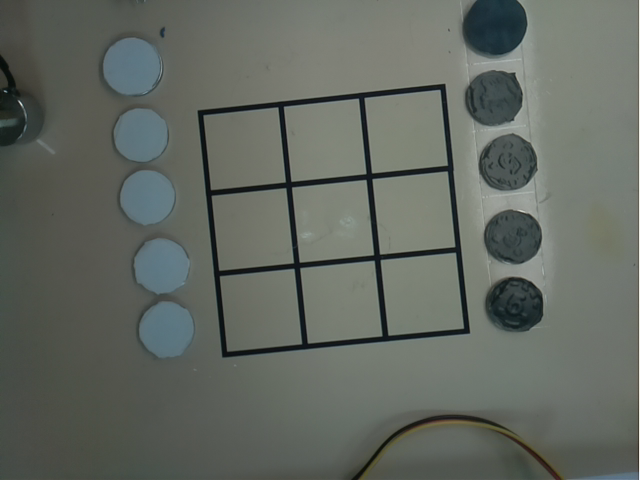
#> input picture AI-chess/04/1.png, 640 x 480 px, given in place of the camera
$ python yuzhi.py
#> lines starting #> are read from the running program, lines starting #| are printed output that depends on the picture; after the words box and inside, x2 and y2 are one past the last pixel; in counts of white or black regions, pixels touching at a corner belong together
import cv2
import numpy as np

def main7():
    class BHSBFL:
        def __init__(self, image):
            self.image = image
            self.gray = cv2.cvtColor(self.image, cv2.COLOR_BGR2GRAY)

        def find_grid_coordinates(self):
            edges = cv2.Canny(self.gray, 50, 150, apertureSize=3)
            lines = cv2.HoughLinesP(edges, 1, np.pi / 180, 100, minLineLength=100, maxLineGap=10)
            contours_info = cv2.findContours(edges, cv2.RETR_TREE, cv2.CHAIN_APPROX_SIMPLE)
            contours = contours_info[0] if len(contours_info) == 2 else contours_info[1]

            if contours:
                contour = max(contours, key=cv2.contourArea)
                rect = cv2.minAreaRect(contour)
                box = cv2.boxPoints(rect)
                box = np.int0(box)

                width, height = rect[1]
                cell_width = width / 3
                cell_height = height / 3

                box = sorted(box, key=lambda x: (x[1], x[0]))

                coordinates = []
                for i in range(3):
                    for j in range(3):
                        center_x = int(box[0][0] + j * cell_width + cell_width / 2)
                        center_y = int(box[0][1] + i * cell_height + cell_height / 2)

                        coordinates.append((i * 3 + j + 1, (center_x, center_y)))

                return coordinates
            else:
                print("未找到轮廓")
                return []

    class ChessPieceDetector(BHSBFL):
        def __init__(self, image):
            super().__init__(image)
            self.coordinates = self.find_grid_coordinates()
            self.corner_coordinates = self.find_corners()

        def find_corners(self):
            edged = cv2.Canny(self.gray, 30, 150)
            contours_info = cv2.findContours(edged, cv2.RETR_EXTERNAL, cv2.CHAIN_APPROX_SIMPLE)
            contours = contours_info[0] if len(contours_info) == 2 else contours_info[1]

            if contours:
                largest_contour = max(contours, key=cv2.contourArea)
                rect = cv2.minAreaRect(largest_contour)
                box = cv2.boxPoints(rect)
                box = np.int0(box)

                return box.tolist()
            return []

        # [33 lines left out: function non_max_suppression, not called in this run]

        def detect_pieces(self):
            if not self.corner_coordinates:
                print("未找到九宫格角点坐标信息。")
                return []

            mask = np.zeros(self.gray.shape, dtype=np.uint8)
            cv2.fillPoly(mask, [np.array(self.corner_coordinates)], 255)

            masked_gray = cv2.bitwise_and(self.gray, self.gray, mask=mask)

            blurred = cv2.GaussianBlur(masked_gray, (9, 9), 2)

            circles = cv2.HoughCircles(blurred, cv2.HOUGH_GRADIENT, dp=1.2, minDist=30, param1=50, param2=30, minRadius=10, maxRadius=45)

            piece_positions = []

            if circles is not None:
                circles = np.round(circles[0, :]).astype("int")

                boxes = np.array([[x - r, y - r, x + r, y + r] for (x, y, r) in circles])
                scores = np.array([1] * len(circles))

                # 使用自定义的非极大值抑制
                boxes = boxes.tolist()
                nms_boxes = self.non_max_suppression(boxes, overlapThresh=0.5)

                for box in nms_boxes:
                    x = (box[0] + box[2]) // 2
                    y = (box[1] + box[3]) // 2
                    r = (box[2] - box[0]) // 2
                    color = masked_gray[y, x]
                    piece_color = "黑色" if color < 128 else "白色"

                    closest_distance = float('inf')
                    closest_number = None
                    for number, (cx, cy) in self.coordinates:
                        distance = np.sqrt((x - cx) ** 2 + (y - cy) ** 2)
                        if distance < closest_distance:
                            closest_distance = distance
                            closest_number = number

                    if closest_number is not None:
                        piece_positions.append((closest_number, piece_color))
                        point_color = (0, 0, 255) if piece_color == "黑色" else (0, 255, 0)
                        cv2.circle(self.image, (x, y), 10, point_color, -1)

            piece_positions.sort(key=lambda x: x[0])

            return piece_positions

        # [21 lines left out: functions draw_corners, print_corners, not called in this run]

    def resize_image(image, scale_percent):
        width = int(image.shape[1] * scale_percent / 100)
        height = int(image.shape[0] * scale_percent / 100)
        dim = (width, height)
        return cv2.resize(image, dim, interpolation=cv2.INTER_AREA)

    camera = cv2.VideoCapture(0)

    while True:
        ret, frame = camera.read()
#> frame is the input picture: shape (480, 640, 3); mean B, G, R 96.8, 104, 98.4
        if not ret:
            print("无法读取摄像头图像")
            break

        detector = ChessPieceDetector(frame)
#> in find_grid_coordinates, `edges = cv2.Canny(self.gray, 50, 150, apertureSize=3)`:
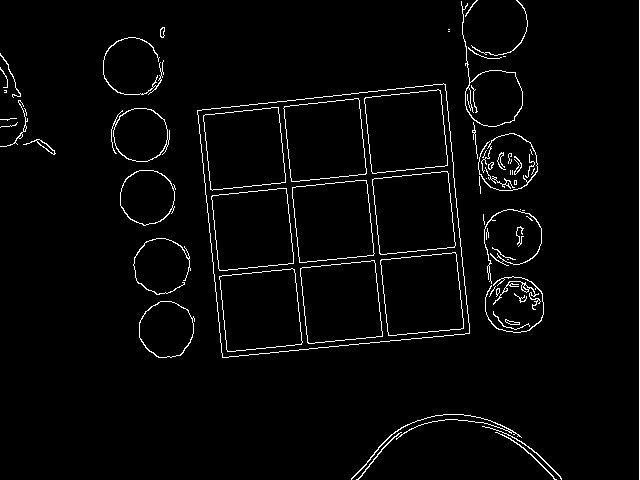
#> edges: shape (480, 640); 2.8% white in thin lines or dots
#> in find_grid_coordinates, `lines = cv2.HoughLinesP(edges, 1, np.pi / 180, 100, minLineLength=100,..`: lines = 18 rows, first 6: [639, 479, 639, 0], [205, 190, 453, 164], [197, 110, 223, 357], [292, 192, 308, 349], [363, 92, 389, 341], [290, 105, 445, 89]
#> in find_grid_coordinates, `contours_info = cv2.findContours(edges, cv2.RETR_TREE, cv2.CHAIN_APPRO..`: contours_info = 105 contours, 57 with area under 20; largest, box (x1, y1, x2, y2) and area: (197, 83, 470, 358) 62018, (197, 83, 470, 358) 62016, (364, 89, 448, 174) 5828, (364, 89, 448, 174) 5824, (380, 252, 464, 336) 5800
#> in find_grid_coordinates, `contours = contours_info[0] if len(contours_info) == 2 else contours_i..`: contours has the same summary as contours_info
#> in find_grid_coordinates, `contour = max(contours, key=cv2.contourArea)`: contour = contour of 205 points, box (x1, y1, x2, y2) (197, 83, 470, 358), area 62018
#> in find_grid_coordinates, `rect = cv2.minAreaRect(contour)`: rect = ((333.3, 220.5), (250.1, 251.8), -5.71)
#> in find_grid_coordinates, `box = cv2.boxPoints(rect)`: box = [[221.4, 358.3], [196.4, 107.7], [445.2, 82.78], [470.2, 333.4]]
#> in find_grid_coordinates, `box = np.int0(box)`: box = [[221, 358], [196, 107], [445, 82], [470, 333]]
#> in find_grid_coordinates, `width, height = rect[1]`: width = 250.1; height = 251.8
#> in find_grid_coordinates, `cell_width = width / 3`: cell_width = 83.35
#> in find_grid_coordinates, `cell_height = height / 3`: cell_height = 83.95
#> in find_grid_coordinates, `box = sorted(box, key=lambda x: (x[1], x[0]))`: box = [[445, 82], [196, 107], [470, 333], [221, 358]]
#> after the loop in find_grid_coordinates, `for i in range(3):`: coordinates = [(1, (486, 123)), (2, (570, 123)), (3, (653, 123)), (4, (486, 207)), (5, (570, 207)), (6, (653, 207)), (7, (486, 291)), (8, (570, 291)), (9, (653, 291))]
#> in __init__, `self.coordinates = self.find_grid_coordinates()`: self.coordinates has the same summary as coordinates in find_grid_coordinates
#> in find_corners, `edged = cv2.Canny(self.gray, 30, 150)`:
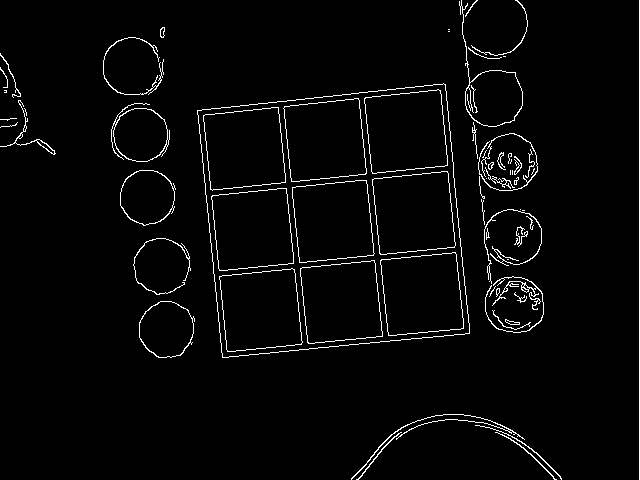
#> edged: shape (480, 640); 2.9% white in thin lines or dots
#> in find_corners, `contours_info = cv2.findContours(edged, cv2.RETR_EXTERNAL, cv2.CHAIN_A..`: contours_info = 56 contours, 36 with area under 20; largest, box (x1, y1, x2, y2) and area: (197, 83, 470, 358) 62018, (459, 0, 523, 127) 2600, (139, 301, 195, 358) 2390, (120, 170, 176, 226) 2336, (111, 103, 170, 162) 2325
#> in find_corners, `contours = contours_info[0] if len(contours_info) == 2 else contours_i..`: contours has the same summary as contours_info
#> in find_corners, `largest_contour = max(contours, key=cv2.contourArea)`: largest_contour has the same summary as contour in find_grid_coordinates
#> in find_corners, `rect = cv2.minAreaRect(largest_contour)`: rect = ((333.3, 220.5), (250.1, 251.8), -5.71)
#> in find_corners, `box = cv2.boxPoints(rect)`: box = [[221.4, 358.3], [196.4, 107.7], [445.2, 82.78], [470.2, 333.4]]
#> in find_corners, `box = np.int0(box)`: box = [[221, 358], [196, 107], [445, 82], [470, 333]]
        piece_positions = detector.detect_pieces()
#> in detect_pieces, `cv2.fillPoly(mask, [np.array(self.corner_coordinates)], 255)`:
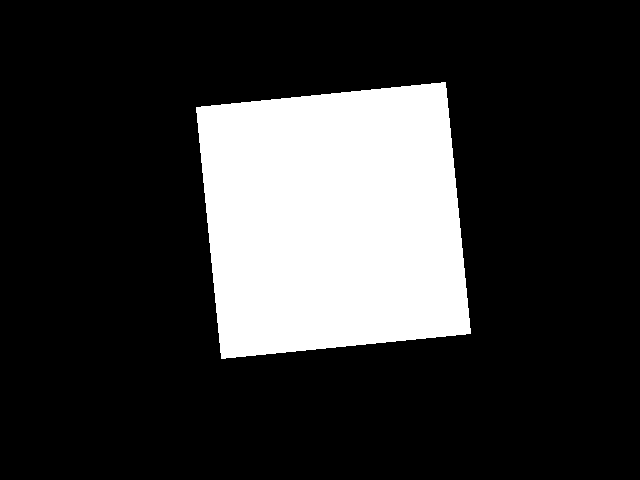
#> mask: shape (480, 640); 20.7% white; 1 white region, box (x1, y1, x2, y2) and area: (196, 82, 471, 359) 63625
#> in detect_pieces, `masked_gray = cv2.bitwise_and(self.gray, self.gray, mask=mask)`:
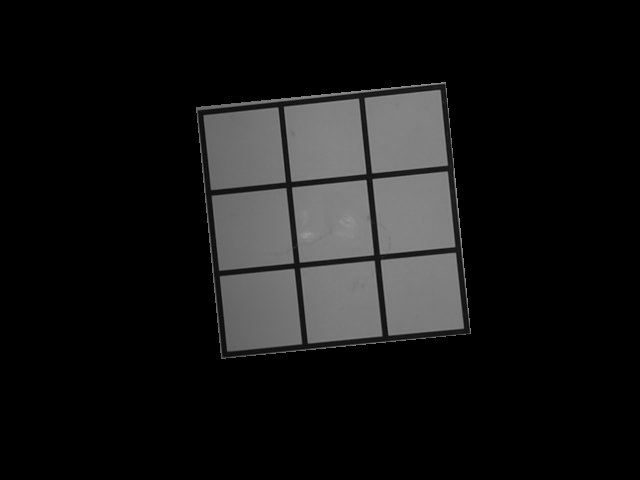
#> masked_gray: shape (480, 640); min 0, max 158, mean 22.1
#> in detect_pieces, `blurred = cv2.GaussianBlur(masked_gray, (9, 9), 2)`:
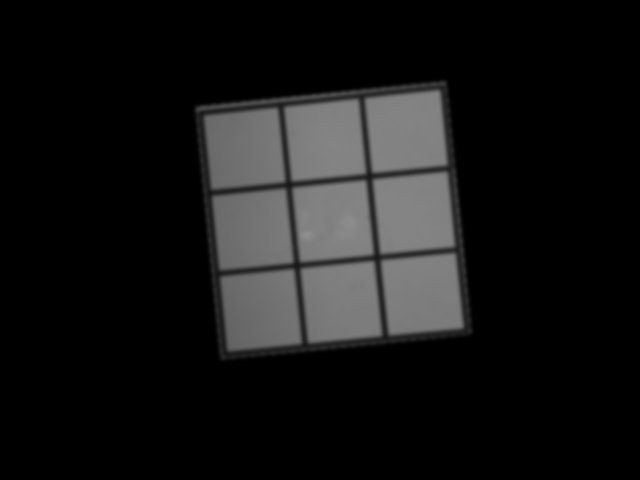
#> blurred: shape (480, 640); min 0, max 143, mean 22.1
#> in detect_pieces, `circles = cv2.HoughCircles(blurred, cv2.HOUGH_GRADIENT, dp=1.2, minDis..`: circles = None
#> piece_positions = []

        for number, color in piece_positions:
            print(f"棋子位置编号: {number}, 颜色: {color}")
#> this loop made 0 passes

        # 将图像缩小到 50%
        resized_frame = resize_image(frame, 50)
        cv2.imshow('Camera Feed', resized_frame)

        if cv2.waitKey(1) & 0xFF == ord('q'):
#> (key q is pressed here)
            break

    camera.release()
    cv2.destroyAllWindows()

if __name__ == "__main__":
    main7()
